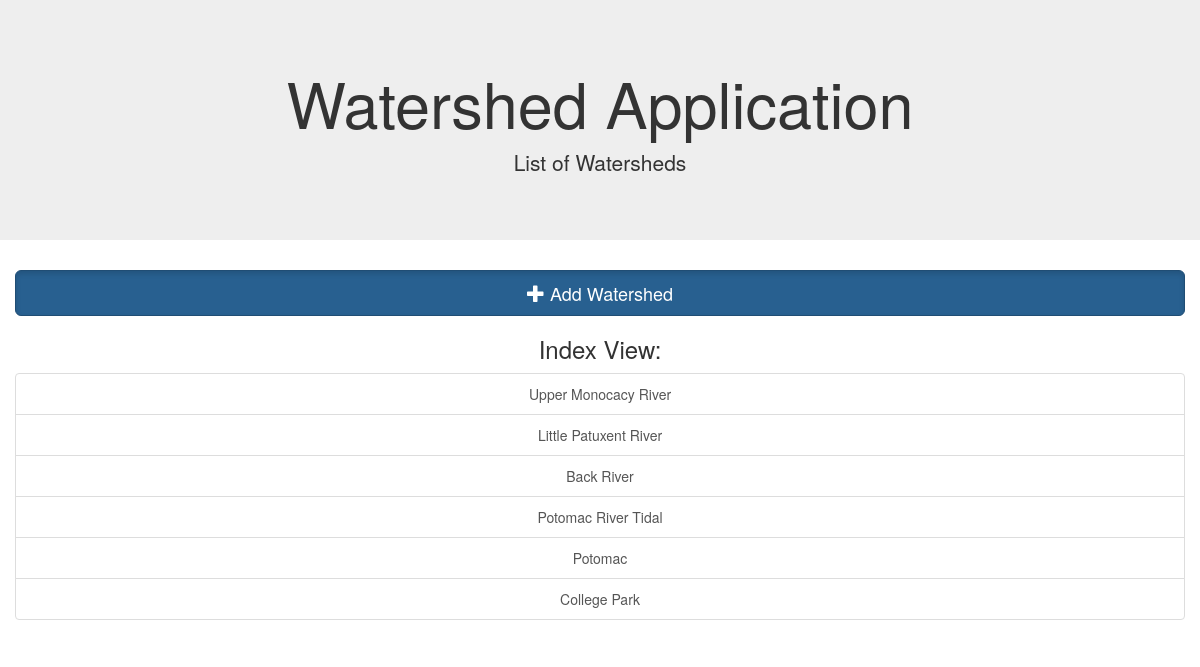
Before: /watershed/ with the older database file.
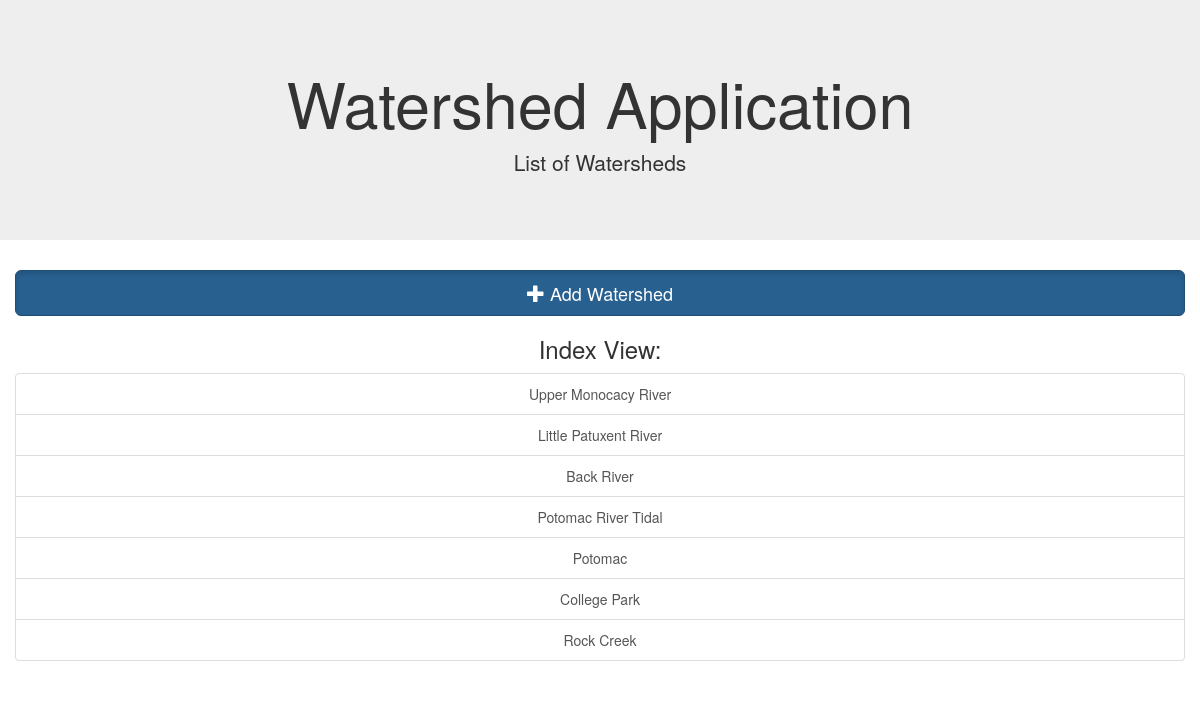
After: the same page with the newer database file.
### watershed/models.py (models this page shows, shortened)
class Watershed(models.Model):
    watershedID = models.CharField(max_length=20)
    name = models.CharField(max_length=20)
    percentLand = models.CharField(max_length=20)
    supportsTourism = models.CharField(max_length=20)
    watershedDescription = models.CharField(max_length=255)
    location = models.CharField(max_length=255)

### watershed/views.py (the view)
def index(request):
    all_watershed = Watershed.objects.all()
    context = {
        'all_watershed': all_watershed
    }
    return render(request, 'watershed/index.html', context)

### watershed/templates/watershed/index.html (shortened to what this page needs)
<!DOCTYPE html>
<html lang="en">
<head>
    <link rel="stylesheet" type="text/css" href="https://maxcdn.bootstrapcdn.com/bootstrap/3.3.7/css/bootstrap.min.css">
</head>
<body>
<div class="jumbotron text-center">
        <h1>Watershed Application</h1>
        <p>List of Watersheds</p>
    </div>
<div class="container-fluid text-center">
    <a href="{% url 'watershed:add-watershed' %}" class="btn btn-primary btn-lg active btn-block" role="button" aria-pressed="true"><span class="glyphicon glyphicon-plus" aria-hidden="true"></span> Add Watershed</a>
  <h3>Index View:</h3>
    {% if all_watershed %}
    <div class="list-group">
        {% for watershed in all_watershed %}
        <a href="{% url 'watershed:detail' watershed.id %}" class="list-group-item">{{ watershed.name }}</a>
        {% endfor %}
    </div>
     {% else %}
        <h2> You have no watersheds in your database </h2>
    {% endif %}
</div>
</body>
</html>

Changed rows visible on the page:
added Watershed: name "Rock Creek"
